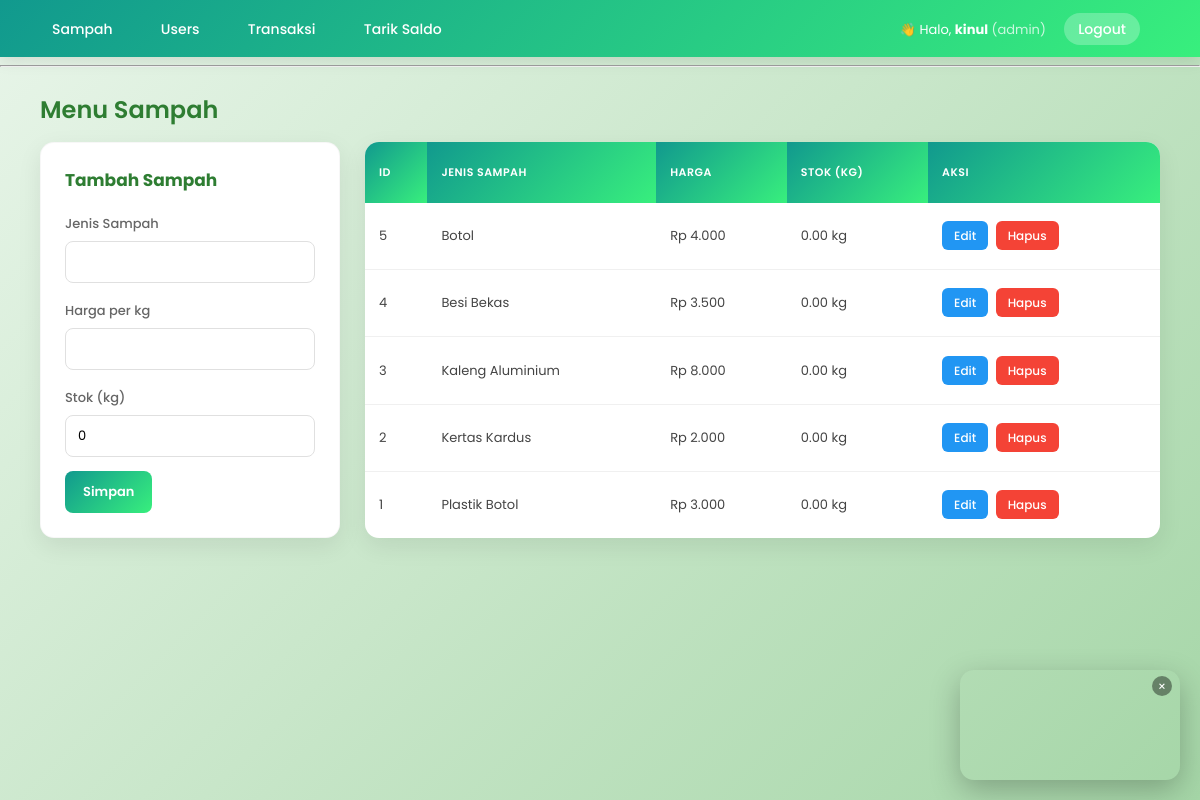
Screenshot of /sampah.php (signed in) with the database file from the repository.
### tables this page shows
CREATE TABLE `sampah` (
  `id_sampah` int(11) NOT NULL,
  `jenis_sampah` varchar(100) NOT NULL,
  `harga` decimal(15,2) NOT NULL,
  `stok_kg` decimal(10,2) DEFAULT 0.00
);

### sampah.php (the view, shortened to what this page needs)
<?php
include "koneksi.php";
$edit_data = null;
$data = mysqli_query($koneksi, "SELECT * FROM sampah ORDER BY id_sampah DESC");
?>
<!DOCTYPE html>
<html lang="id">
<head>
</head>
<body>
<nav style="display:flex; justify-content:space-between; align-items:center;">
    <div>
        <a href="sampah.php">Sampah</a>
        <a href="users.php">Users</a>
        <a href="transaksi.php">Transaksi</a>
        <a href="tarik_saldo.php">Tarik Saldo</a>
    </div>
    <div>
        <span style="margin-right:14px; font-size:13px;">👋 Halo, <b><?= $_SESSION['nama'] ?></b> <span style="opacity:0.75;">(<?= $_SESSION['role'] ?>)</span></span>
        <a href="logout.php" style="background:rgba(255,255,255,0.25); padding:6px 14px; border-radius:20px;">Logout</a>
    </div>
</nav>
<hr>
<h2>Menu Sampah</h2>
<div class="container">
    <form method="POST">
        <h3><?= $edit_data ? "Edit Sampah" : "Tambah Sampah" ?></h3>
        <label>Jenis Sampah</label>
        <input type="text" name="jenis_sampah" value="<?= $edit_data['jenis_sampah'] ?? '' ?>" required>
        <label>Harga per kg</label>
        <input type="number" step="0.01" name="harga" value="<?= $edit_data['harga'] ?? '' ?>" required>
        <label>Stok (kg)</label>
        <input type="number" step="0.01" name="stok_kg" value="<?= $edit_data['stok_kg'] ?? 0 ?>" required>
        <button type="submit" class="btn-simpan"><?= $edit_data ? "Update" : "Simpan" ?></button>
    </form>
    <table>
        <tr>
            <th>ID</th>
            <th>Jenis Sampah</th>
            <th>Harga</th>
            <th>Stok (kg)</th>
            <th>Aksi</th>
        </tr>
        <?php while ($row = mysqli_fetch_assoc($data)) { ?>
        <tr>
            <td><?= $row['id_sampah'] ?></td>
            <td><?= htmlspecialchars($row['jenis_sampah']) ?></td>
            <td>Rp <?= number_format($row['harga'], 0, ',', '.') ?></td>
            <td><?= $row['stok_kg'] ?> kg</td>
            <td>
                <a class="btn btn-edit" href="sampah.php?edit=<?= $row['id_sampah'] ?>">Edit</a>
                <a class="btn btn-hapus" href="sampah.php?hapus=<?= $row['id_sampah'] ?>"
                   onclick="return confirm('Yakin hapus data ini?')">Hapus</a>
            </td>
        </tr>
        <?php } ?>
    </table>
</div>
<div id="videoWidget" style="
    position: fixed;
    bottom: 20px;
    right: 20px;
    width: 220px;
    border-radius: 14px;
    box-shadow: 0 10px 30px rgba(0,0,0,0.25);
    overflow: hidden;
    z-index: 999;
">
    <span onclick="document.getElementById('videoWidget').style.display='none'" style="
        position: absolute;
        top: 6px;
        right: 8px;
        color: #fff;
        background: rgba(0,0,0,0.4);
        width: 20px;
        height: 20px;
        border-radius: 50%;
        display: flex;
        align-items: center;
        justify-content: center;
        cursor: pointer;
        font-size: 13px;
        line-height: 1;
        z-index: 1;
    ">&times;</span>
    <video autoplay muted loop playsinline style="width:100%; display:block;">
        <source src="bg.mp4" type="video/mp4">
    </video>
</div>
</body>
</html>

### sampah.php (style rules this page uses)
* { box-sizing: border-box; }
body { font-family: 'Poppins', sans-serif; margin: 0; min-height: 100vh; background: linear-gradient(135deg, #e8f5e9 0%, #c8e6c9 50%, #a5d6a7 100%); padding-bottom: 40px; }
h2 { color: #2e7d32; font-weight: 600; margin: 25px 40px 15px; }
.container { display: flex; gap: 25px; margin: 0 40px; flex-wrap: wrap; }
nav { background: linear-gradient(135deg, #11998e, #38ef7d); padding: 16px 40px; box-shadow: 0 4px 15px rgba(0,0,0,0.1); }
nav a { margin-right: 20px; text-decoration: none; color: #fff; font-weight: 500; font-size: 14px; padding: 6px 12px; border-radius: 6px; transition: background 0.2s; }
nav span { color: #fff !important; }
nav b { color: #fff; }
form { background: #fff; padding: 24px; border-radius: 14px; width: 300px; height: fit-content; box-shadow: 0 8px 25px rgba(0,0,0,0.08); border: 1px solid rgba(0,0,0,0.03); }
form h3 { margin-top: 0; color: #2e7d32; font-size: 17px; }
form label { font-size: 13px; color: #666; font-weight: 500; }
input, select { width: 100%; padding: 10px 12px; margin: 6px 0 14px; box-sizing: border-box; border: 1.5px solid #e0e0e0; border-radius: 8px; font-family: 'Poppins', sans-serif; font-size: 13px; transition: border 0.2s; }
button { padding: 11px 18px; border: none; border-radius: 8px; cursor: pointer; color: white; font-family: 'Poppins', sans-serif; font-weight: 600; font-size: 13px; transition: transform 0.15s, box-shadow 0.15s; }
.btn-simpan { background: linear-gradient(135deg, #11998e, #38ef7d); }
table { flex: 1; min-width: 300px; border-collapse: collapse; background: #fff; border-radius: 14px; overflow: hidden; box-shadow: 0 8px 25px rgba(0,0,0,0.08); }
th, td { padding: 12px 14px; text-align: left; font-size: 13px; }
th { background: linear-gradient(135deg, #11998e, #38ef7d); color: white; font-weight: 600; text-transform: uppercase; font-size: 11px; letter-spacing: 0.5px; }
td { border-bottom: 1px solid #f0f0f0; color: #444; }
tr:last-child td { border-bottom: none; }
.btn { padding: 6px 12px; text-decoration: none; border-radius: 6px; color: white; font-size: 12px; font-weight: 500; margin-right: 4px; }
.btn-edit { background: #2196F3; }
.btn-hapus { background: #f44336; }

### rows the page displays
sampah: id_sampah "5", jenis_sampah "Botol", harga "4.000", stok_kg "0.00"
sampah: id_sampah "4", jenis_sampah "Besi Bekas", harga "3.500", stok_kg "0.00"
sampah: id_sampah "3", jenis_sampah "Kaleng Aluminium", harga "8.000", stok_kg "0.00"
sampah: id_sampah "2", jenis_sampah "Kertas Kardus", harga "2.000", stok_kg "0.00"
sampah: id_sampah "1", jenis_sampah "Plastik Botol", harga "3.000", stok_kg "0.00"

### other values shown
$_SESSION['nama'] "kinul"
$_SESSION['role'] "admin"
